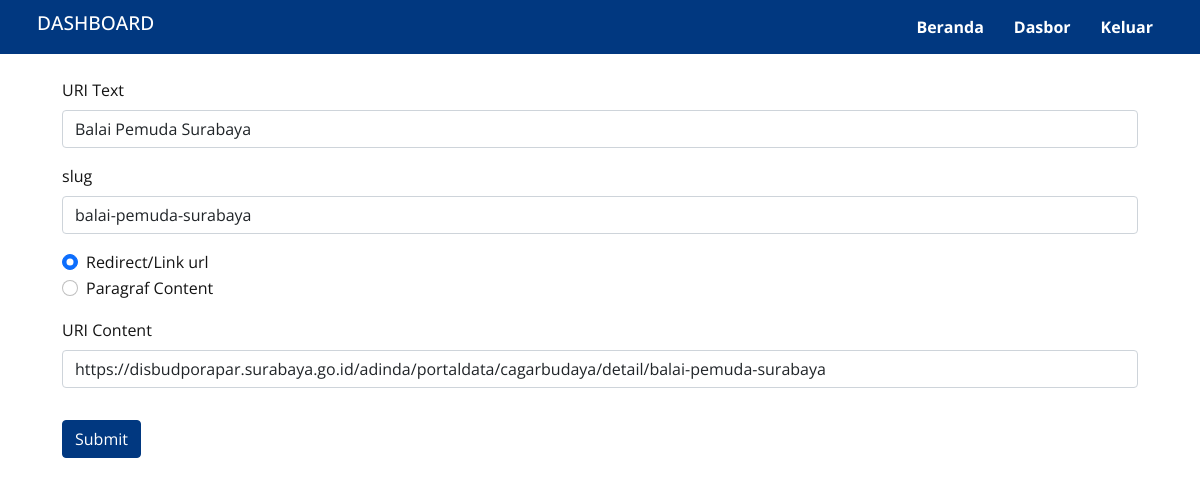
The app's page /data/uri/edit-uri.php?uri=balai-pemuda-surabaya (signed in) with its own data.
### tables this page shows
CREATE TABLE `uri_table` (
  `id_keyword` int NOT NULL,
  `word_name` varchar(250) NOT NULL,
  `slug` varchar(250) NOT NULL,
  `isUrl` varchar(50) NOT NULL DEFAULT 'false',
  `uri_content` varchar(5000) NOT NULL
);

### action/get-uri.php (called while the page is built, shortened)
<?php
include 'db_connect.php';
if ($_SERVER['REQUEST_METHOD'] === 'GET') {
    if (isset($_GET['uri']) && !empty($_GET['uri'])) {
        $slug = $_GET['uri'];
        $sql = "SELECT * FROM uri_table WHERE slug = '$slug'";
        $result = $conn->query($sql);
        if ($result->num_rows > 0) {
            $uri_table = $result->fetch_assoc();
        }
    }
}

### data/uri/edit-uri.php (the view, shortened to what this page needs)
<!doctype html>
<html lang="en">
<head>
    <link href="https://cdn.jsdelivr.net/npm/bootstrap@5.0.2/dist/css/bootstrap.min.css" rel="stylesheet">
    <link rel="stylesheet" href="/assets/css/style.css" />
</head>
<?php include_once $_SERVER['DOCUMENT_ROOT'] . '/action/first-load.php'; ?>
<?php include_once '../../action/get-uri.php' ?>
<body>
    <?php include '../../assets/view/dashboard_header.php' ?>
    <main>
        <div class="container">
            <div class="row justify-content-center  m-2 py-3">
                <div class="col-md-12">
                    <form id="URIForm" action="/action/save-uri.php?uri=<?= $uri_table['slug']; ?>" method="POST" enctype="multipart/form-data">
                        <div class="mb-3">
                            <label for="URIname" class="form-label">URI Text</label>
                            <input type="text" class="form-control" id="URIname" name="URIname" autocomplete="off" value="<?= $uri_table['word_name']; ?>" required>
                        </div>
                        <div class="mb-3">
                            <label for="uri-slug" class="form-label">slug</label>
                            <input type="text" class="form-control" id="uri-slug" name="uri-slug" autocomplete="off" value="<?= $uri_table['slug']; ?>" required>
                        </div>
                        <div class=" form-check">
                            <input class="form-check-input" type="radio" name="isUrl" value="true" id="url" <?= ($uri_table['isUrl'] == "true" ? "checked" : ""); ?>>
                            <label class="form-check-label" for="url">
                                Redirect/Link url
                            </label>
                        </div>
                        <div class="form-check">
                            <input class="form-check-input" type="radio" name="isUrl" value="false" id="paragraf" <?= ($uri_table['isUrl'] == "true" ? "" : "checked"); ?>>
                            <label class="form-check-label" for="paragraf">
                                Paragraf Content
                            </label>
                        </div>
                        <div class="mb-3 py-3">
                            <label for="URIcontent" class="form-label">URI Content</label>
                            <div id="URIlink">
                                <input type="text" class="form-control" id="URIurl" name="URIurl" placeholder="https://....." autocomplete="off" value="<?= ($uri_table['isUrl'] == "true" ? $uri_table['uri_content'] : ""); ?>">
                            </div>
                        </div>
                        <button type="submit" id="submitBtn" class="btn btn-primary">Submit</button>
                    </form>
                </div>
            </div>
        </div>
    </main>
</body>
</html>

### assets/css/style.css (style rules this page uses)
* { margin: 0; padding: 0; box-sizing: border-box; text-decoration: none !important; outline: none !important; border: none; scroll-behavior: smooth; }
body { font-family: "Open Sans", "Roboto", "Segoe UI", sans-serif; font-weight: 500; color: #141414; }
.btn-primary { background-color: #013880; border-color: #013880; }
label { font-weight: 400; }

### records on screen
uri_table: URIname "Balai Pemuda Surabaya", uri-slug "balai-pemuda-surabaya", isUrl "☑ Redirect/Link url", isUrl "☐ Paragraf Content", URIurl "https://disbudporapar.surabaya.go.id/adinda/portaldata/cagarbudaya/detail/balai-pemuda-surabaya"
